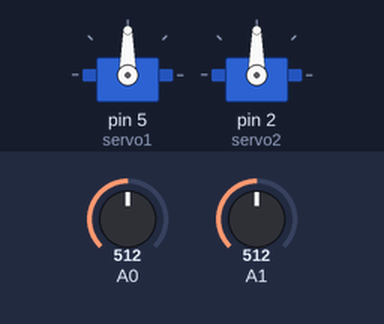
Simulated run of this sketch. Board: Arduino Uno, built with avr-gcc and run on an emulated ATmega328P. On the bench: 2 × servo. Inputs (shaded band) come from the test bench; at power-on: A0 = 512, A1 = 512.

Above: at 1.2 s.
1.3 s: A0 set to 716
At 1.7 s:
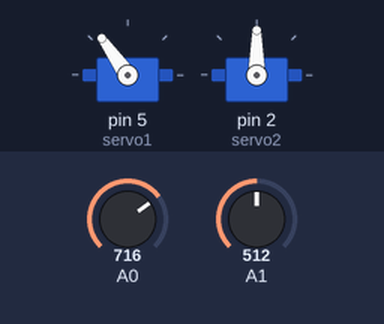
2.8 s: A1 set to 716
At 4.0 s:
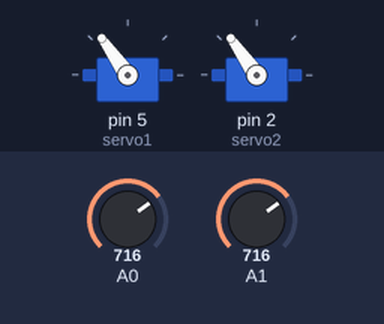
4.3 s: A0 set to 900
At 4.6 s:
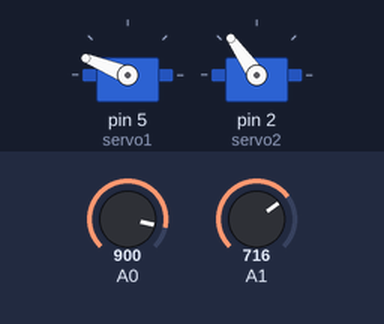
5.8 s: A1 set to 900
At 7.0 s:
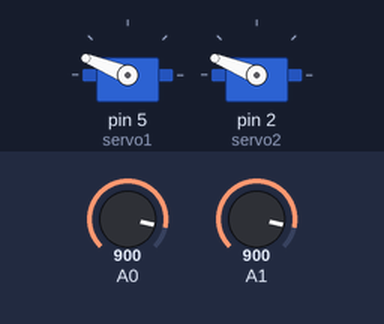
7.3 s: A0 set to 1023
At 8.2 s:
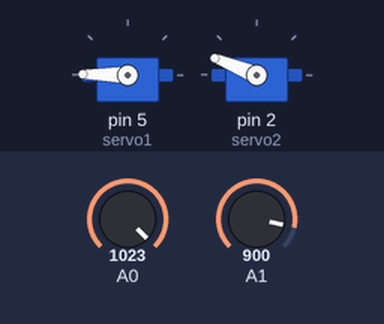
8.8 s: A1 set to 1023
At 9.3 s:
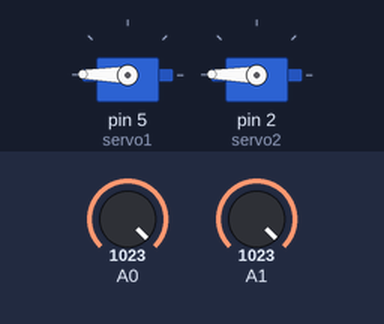
Timing chart, 0 to 11.3 s (numbered marks = the images above; inputs shaded):
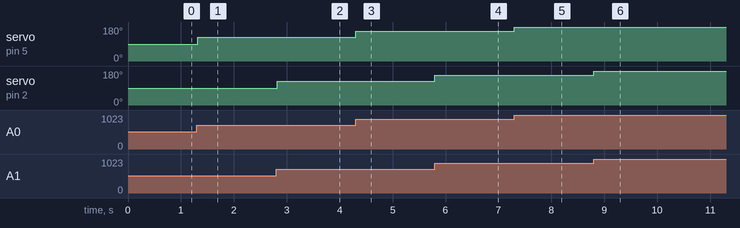

The sketch:

Servo_works_with_two.ino
```cpp
#include "Servo.h"

Servo servo1;
Servo servo2;


void setup() {
  //take the Servo por 5
  servo1.attach(5);
  servo2.attach(2);
}

void loop() {

  //read a value of potenciometro
  int angle = analogRead(0);
  int angle1 = analogRead(1);

  //Map the value 0 to 180
  angle=map(angle, 0, 1024, 0, 180);
  angle1=map(angle1, 0, 1024, 0, 180);

  //pass the angulo to ServoWrtite
  servo1.write(angle);
  servo2.write(angle1);

  //delay to rotate the servo
  delay(15);
}
```

Measured:
- after the input at 1.3 s, servo on pin 5 (servo1): 90° → 125° at once
- after the input at 2.8 s, servo on pin 2 (servo2): 90° → 125° at once
- after the input at 4.3 s, servo on pin 5 (servo1): 125° → 158° at once
- after the input at 5.8 s, servo on pin 2 (servo2): 125° → 158° at once
- after the input at 7.3 s, servo on pin 5 (servo1): 158° → 179° at once
- after the input at 8.8 s, servo on pin 2 (servo2): 158° → 179° at once
